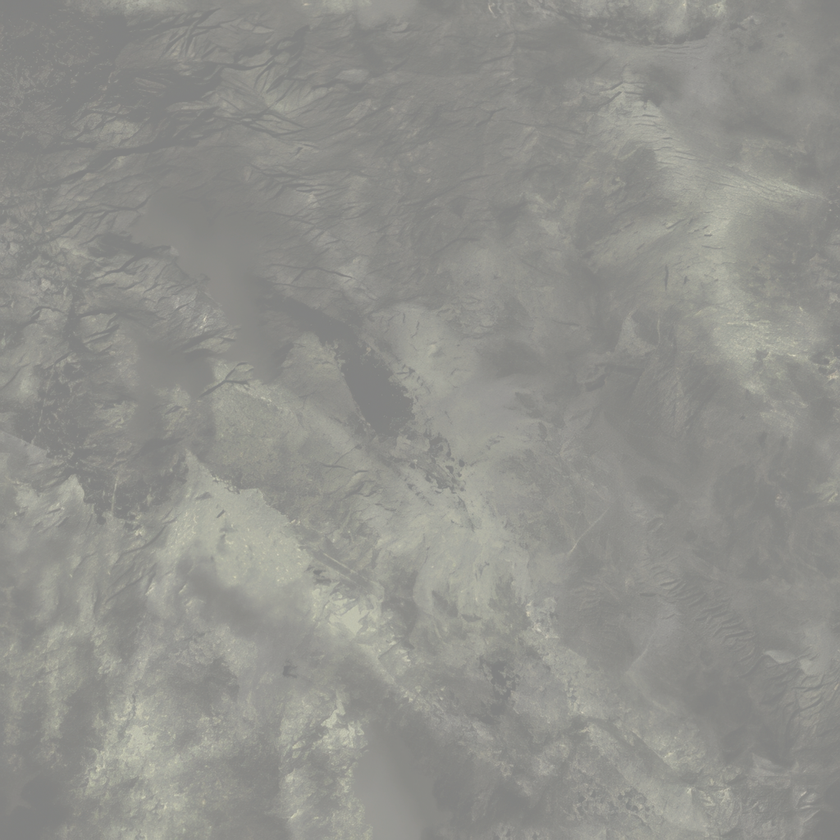
#> input picture Texture Fixes/Self Remade/Finalized/DXT5/High Res Backport/2x/s001a_enkei1_rep.bmp.png, 840 x 840 px, shrunk from 1024 x 1024 before the run
$ python 'fix alpha.py'
#> lines starting #> are read from the running program, lines starting #| are printed output that depends on the picture
from pathlib import Path
from PIL import Image
import sys


def force_alpha_128(path: Path) -> None:
    if not path.is_file():
        raise FileNotFoundError(f"Missing file: {path}")

    with Image.open(path) as im:
#> im is the input picture: PIL image 840x840 RGBA; mean R, G, B, A 38.3, 38.4, 28.3, 128
        rgba = im.convert("RGBA")
        r, g, b, a = rgba.split()
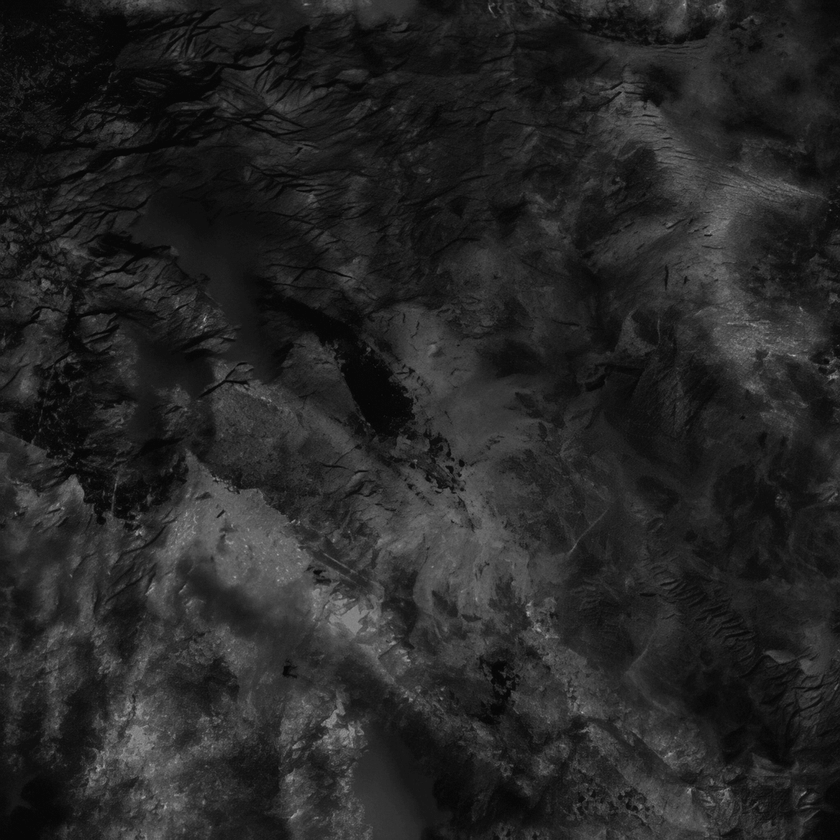
#> r: PIL image 840x840 L; min 1, max 179, mean 38.3
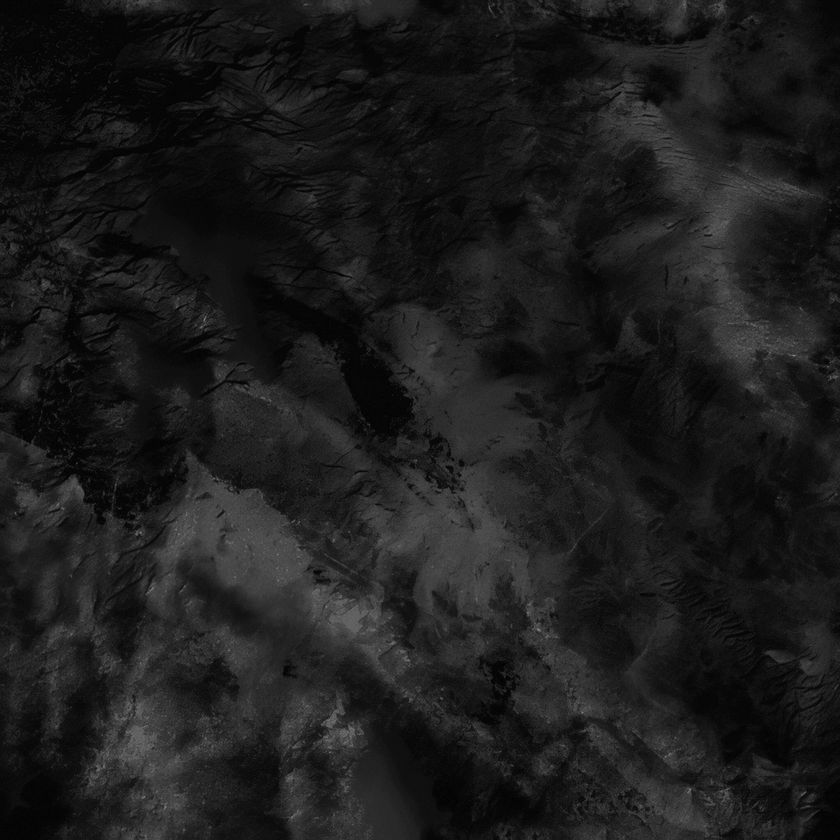
#> b: PIL image 840x840 L; min 0, max 135, mean 28.3
#> a: PIL image 840x840 L; every value is 128

        # Replace alpha with constant 128
        new_alpha = Image.new("L", rgba.size, 128)

        out = Image.merge("RGBA", (r, g, b, new_alpha))
        out.save(path, format="PNG", optimize=False)


def main():
    script_dir = Path(__file__).resolve().parent
    target = script_dir / "s001a_enkei1_rep.bmp.png"

    try:
        force_alpha_128(target)
        print(f"[OK] Forced 128 alpha: {target}")
    except Exception as e:
        print(f"[ERROR] {e}")
        input("Press ENTER to exit...")
        sys.exit(1)


if __name__ == "__main__":
    main()
